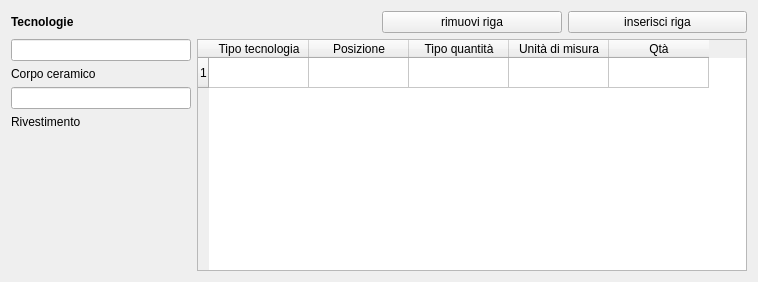
       <widget class="QWidget" name="tab_4">
        <attribute name="title">
         <string>Tecnologie</string>
        </attribute>
        <layout class="QGridLayout" name="gridLayout_13">
         <item row="0" column="0">
          <widget class="QLabel" name="label_23">
           <property name="font">
            <font>
             <weight>75</weight>
             <bold>true</bold>
            </font>
           </property>
           <property name="text">
            <string>Tecnologie</string>
           </property>
          </widget>
         </item>
         <item row="0" column="1" colspan="2">
          <spacer name="horizontalSpacer_5">
           <property name="orientation">
            <enum>Qt::Horizontal</enum>
           </property>
           <property name="sizeHint" stdset="0">
            <size>
             <width>228</width>
             <height>20</height>
            </size>
           </property>
          </spacer>
         </item>
         <item row="0" column="3">
          <widget class="QPushButton" name="pushButton_remove_row_tecnologie">
           <property name="maximumSize">
            <size>
             <width>200</width>
             <height>16777215</height>
            </size>
           </property>
           <property name="font">
            <font>
             <pointsize>9</pointsize>
            </font>
           </property>
           <property name="text">
            <string>rimuovi riga</string>
           </property>
          </widget>
         </item>
         <item row="0" column="4">
          <widget class="QPushButton" name="pushButton_insert_row_tecnologie">
           <property name="maximumSize">
            <size>
             <width>200</width>
             <height>16777215</height>
            </size>
           </property>
           <property name="font">
            <font>
             <pointsize>9</pointsize>
            </font>
           </property>
           <property name="text">
            <string>inserisci riga</string>
           </property>
          </widget>
         </item>
         <item row="1" column="0" colspan="2">
          <widget class="QLineEdit" name="lineEditCorpoCeramico"/>
         </item>
         <item row="1" column="2" rowspan="5" colspan="3">
          <widget class="QTableWidget" name="tableWidget_tecnologie">
           <property name="minimumSize">
            <size>
             <width>550</width>
             <height>0</height>
            </size>
           </property>
           <property name="font">
            <font>
             <pointsize>9</pointsize>
            </font>
           </property>
           <property name="frameShape">
            <enum>QFrame::StyledPanel</enum>
           </property>
           <property name="frameShadow">
            <enum>QFrame::Raised</enum>
           </property>
           <property name="verticalScrollBarPolicy">
            <enum>Qt::ScrollBarAsNeeded</enum>
           </property>
           <property name="horizontalScrollBarPolicy">
            <enum>Qt::ScrollBarAsNeeded</enum>
           </property>
           <property name="editTriggers">
            <set>QAbstractItemView::AnyKeyPressed|QAbstractItemView::DoubleClicked|QAbstractItemView::EditKeyPressed</set>
           </property>
           <property name="selectionMode">
            <enum>QAbstractItemView::SingleSelection</enum>
           </property>
           <property name="selectionBehavior">
            <enum>QAbstractItemView::SelectRows</enum>
           </property>
           <property name="rowCount">
            <number>1</number>
           </property>
           <property name="columnCount">
            <number>5</number>
           </property>
           <row/>
           <column>
            <property name="text">
             <string>Tipo tecnologia</string>
            </property>
           </column>
           <column>
            <property name="text">
             <string>Posizione</string>
            </property>
           </column>
           <column>
            <property name="text">
             <string>Tipo quantità</string>
            </property>
           </column>
           <column>
            <property name="text">
             <string>Unità di misura</string>
            </property>
           </column>
           <column>
            <property name="text">
             <string>Qtà</string>
            </property>
           </column>
          </widget>
         </item>
         <item row="2" column="0" colspan="2">
          <widget class="QLabel" name="label_12">
           <property name="text">
            <string>Corpo ceramico</string>
           </property>
          </widget>
         </item>
         <item row="3" column="0" colspan="2">
          <widget class="QLineEdit" name="lineEditRivestimento"/>
         </item>
         <item row="4" column="0" colspan="2">
          <widget class="QLabel" name="label_11">
           <property name="text">
            <string>Rivestimento</string>
           </property>
          </widget>
         </item>
         <item row="5" column="0">
          <spacer name="verticalSpacer_4">
           <property name="orientation">
            <enum>Qt::Vertical</enum>
           </property>
           <property name="sizeHint" stdset="0">
            <size>
             <width>20</width>
             <height>136</height>
            </size>
           </property>
          </spacer>
         </item>
        </layout>
       </widget>
